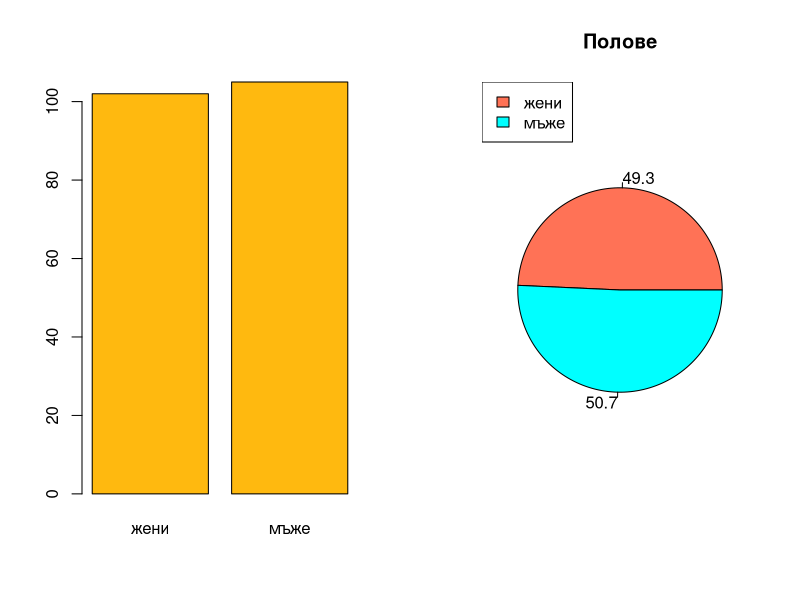
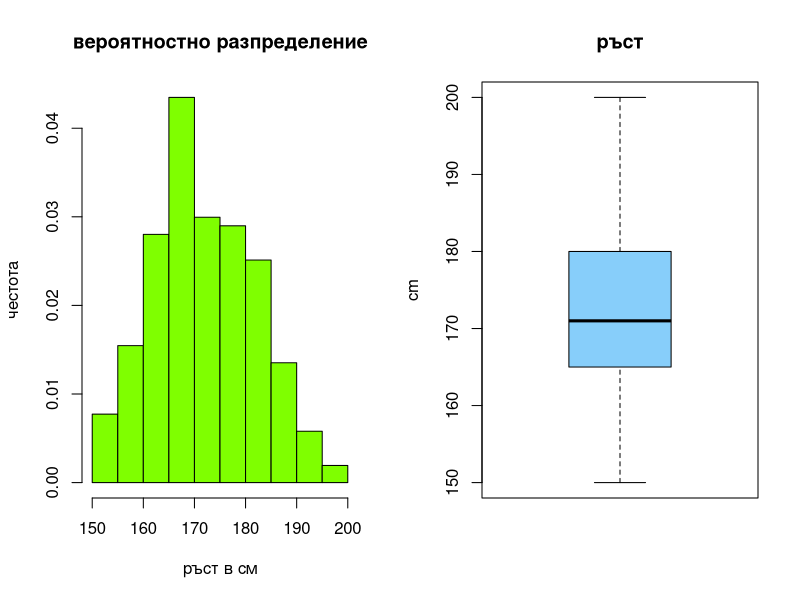
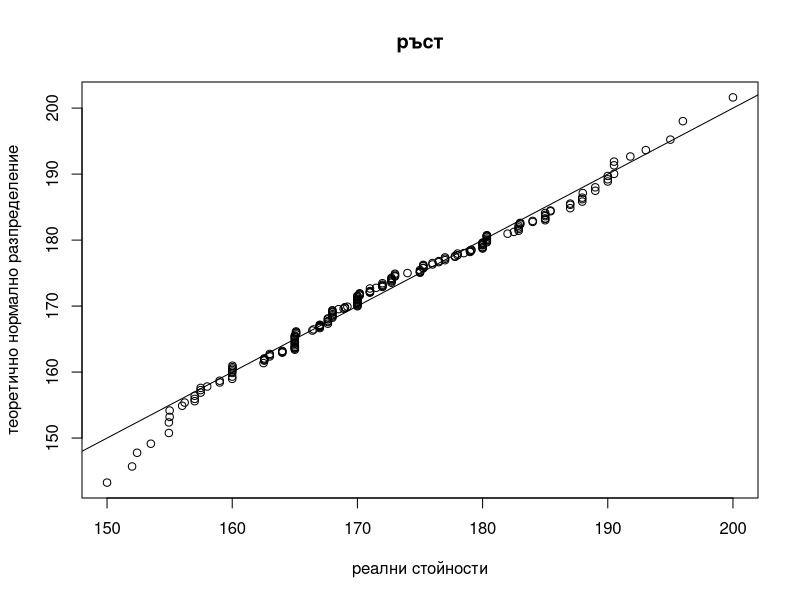
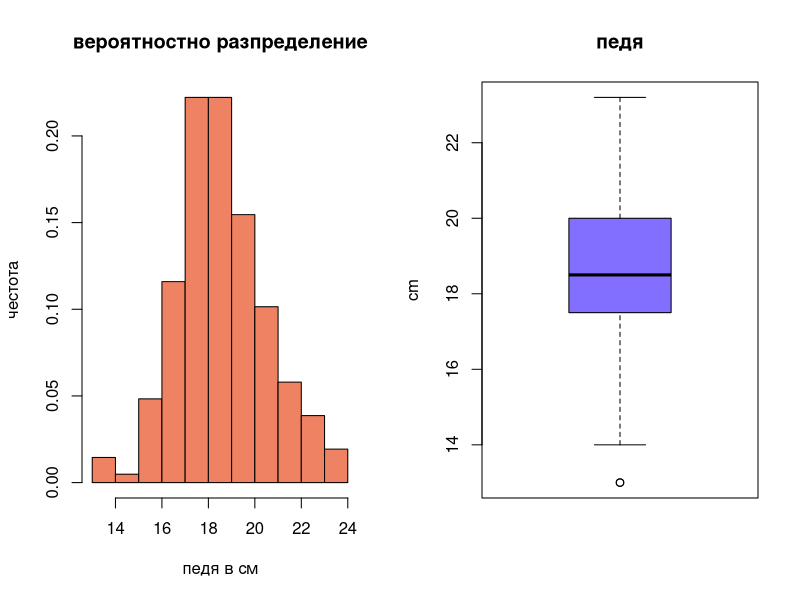
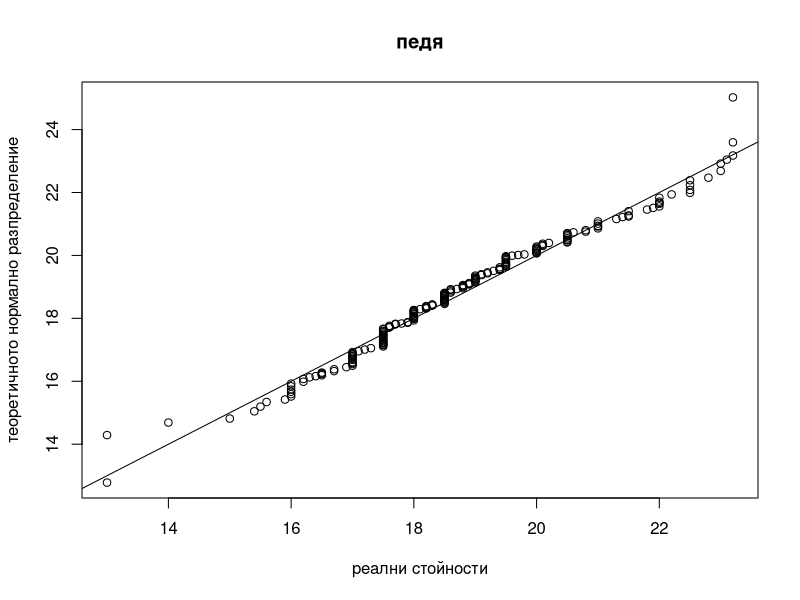
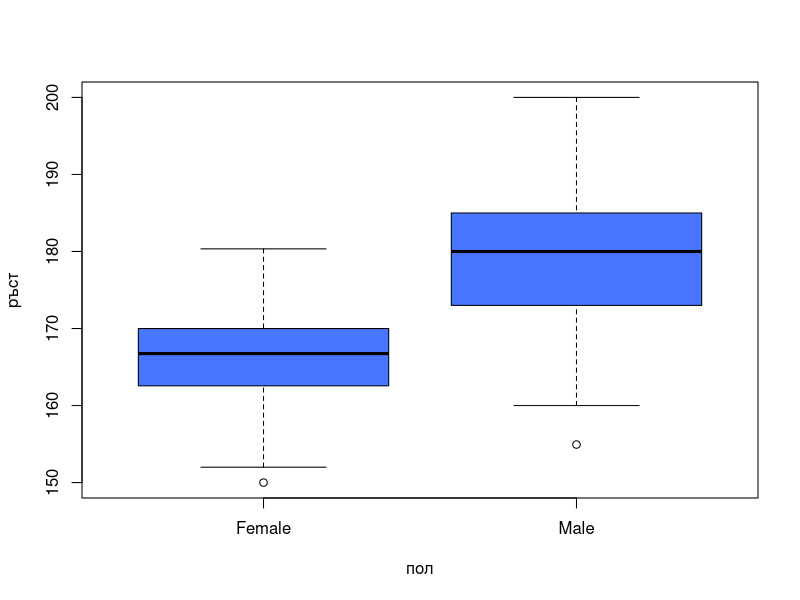
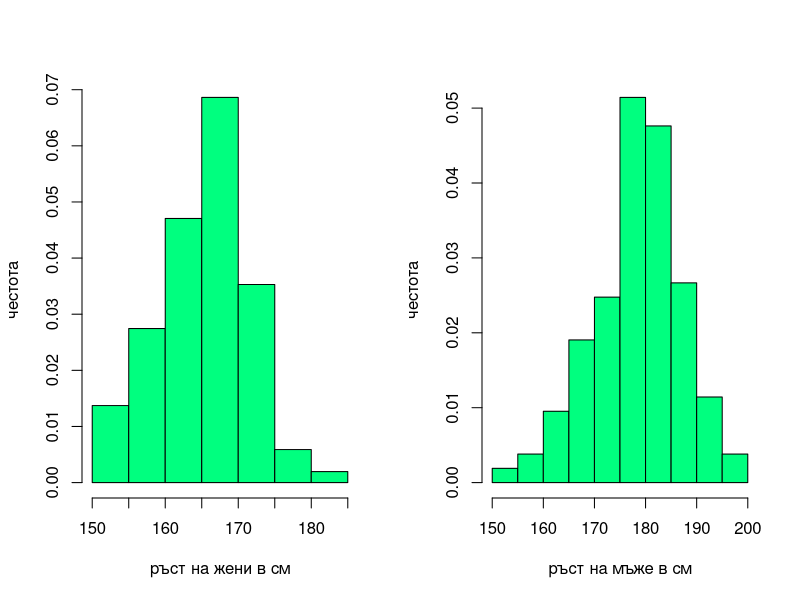
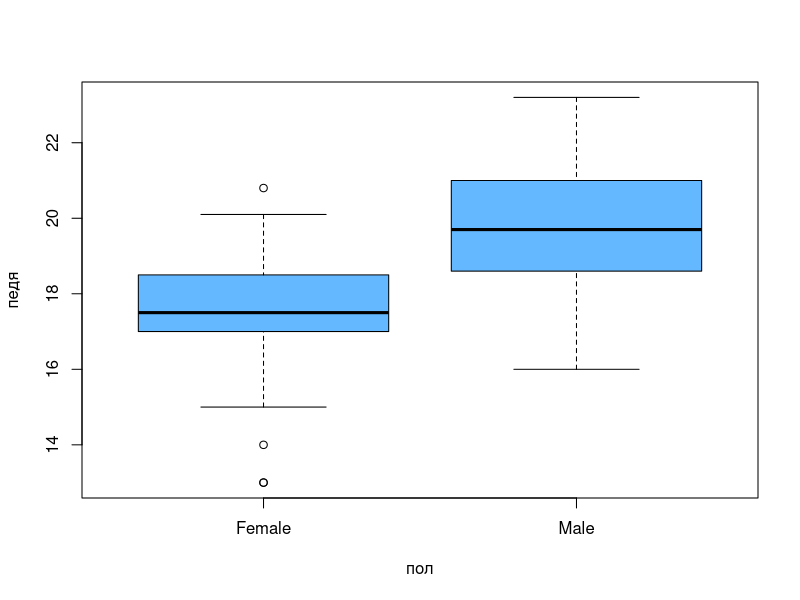

Here is the R script that generated these plots, in order:


# инсталиране на пакета от данни
install.packages("MASS")

# зареждане на пакета от данни
library("MASS")

# извличане на данните само от желаните колони
columns_to_keep <- c("Sex", "Wr.Hnd", "Height")

mydata <- survey[columns_to_keep]

mydata <- subset(mydata, !is.na(mydata$Sex) & 
                        !is.na(mydata$Wr.Hnd) & 
                        !is.na(mydata$Height))

# преименуваме колоната за дължината на дланта
colnames(mydata)[2] <- "Handspan"

# записваме данните в csv файл
write.csv(mydata, 'D:\\mydata.csv', row.names = FALSE)

# 2. Изследване на променливите поотделно
# 2.1. пол, категорийна номинална
    summary(mydata$Sex)

    par(mfrow = c(1, 2))
        table_sex <- table(mydata$Sex)
        percents <- round(100*table_sex / sum(table_sex), 1)
        colors <- c("coral1", "cyan1")

        barplot(table_sex, names.arg = c("жени", "мъже"), col = "darkgoldenrod1")

        pie(x = table_sex, main = "Полове", labels = percents, col = colors)
        legend(x = "topleft", legend = c("жени", "мъже"), cex = 1, fill = colors)
    par(mfrow = c(1, 1))

# 2.2. ръст, числова непрекъсната
    par(mfrow = c(1, 2))
        # хистограма
        hist(mydata$Height, main = "вероятностно разпределение", 
            xlab = "ръст в см", ylab = "честота",
            col = "chartreuse1", prob = TRUE)

        # boxplot
        boxplot(mydata$Height, main = "ръст", ylab = "cm", col = "lightskyblue")
    par(mfrow = c(1, 1))

    # qqplot
    set.seed(9504)
    height_normal_distrib <- rnorm(n = 1000, mean = mean(mydata$Height), sd = sd(mydata$Height))

    qqplot(mydata$Height, height_normal_distrib, main = "ръст", 
            xlab = "реални стойности", ylab = "теоретично нормално разпределение")
    abline(a = 0, b = 1)

    # ниво на съгласие
    alpha <- 0.05

    # тест за нормално разпределение
    shapiro.test(mydata$Height) 
        # p-value = 0.08102 > 0.05 = alpha

    # имаме нормално разпределение
    # локация
    round(mean(mydata$Height), 3)
        # 172.385
    # дисперсия
    round(sd(mydata$Height), 3)
        # 9.895

# 2.3. педя, числова непрекъсната
    par(mfrow = c(1, 2))
        # хистограма
        hist(mydata$Handspan, main = "вероятностно разпределение", xlab = "педя в см", ylab = "честота",
        col = "salmon2", prob = TRUE)

        # boxplot
        boxplot(mydata$Handspan, main = "педя", ylab = "cm", col = "slateblue1")
    par(mfrow = c(1, 1))

    # qqplot
    set.seed(734)
    handspan_normal_distrib <- rnorm(n = 1000, mean = mean(mydata$Handspan), sd = sd(mydata$Handspan))

    qqplot(mydata$Handspan, handspan_normal_distrib, main = "педя", 
            xlab = "реални стойности", ylab = "теоретичното нормално разпределение")
    abline(a = 0, b = 1)

    # ниво на съгласие
    alpha <- 0.05

    shapiro.test(mydata$Handspan) 
        # p-value = 0.003831 < 0.05 = alpha

    # нямаме нормално разпределение
    # локация
    round(median(mydata$Handspan), 3)
        # 18.5
    # дисперсия
    round(mad(mydata$Handspan), 3)
        # 1.483

# 3. Изследване на взаимодействия между променливите
# 3.1. категорийни обясняващи и числови зависими
    # 3.1.1. пол и ръст
        boxplot(mydata$Height ~ mydata$Sex,  
            xlab = "пол", ylab = "ръст", col = "royalblue1")

        fem_heights <- mydata$Height[which(mydata$Sex == 'Female')]
        male_heights <- mydata$Height[which(mydata$Sex == 'Male')]

        par(mfrow = c(1, 2))
            hist(fem_heights, main = "", xlab = "ръст на жени в см", ylab = "честота",
                col = "springgreen1", prob = TRUE)

            hist(male_heights, main = "", xlab = "ръст на мъже в см", ylab = "честота",
                col = "springgreen1", prob = TRUE)
        par(mfrow = c(1, 1))

        shapiro.test(fem_heights)  
            # p-value = 0.1313 > 0.05 = alpha

        shapiro.test(male_heights) 
            # p-value = 0.7162 > 0.05 = alpha

        # женския и мъжкия ръст са нормално разпределени

    # 3.1.2. пол и педя
        boxplot(mydata$Handspan ~ mydata$Sex, 
            xlab = "пол", ylab = "педя", col = "steelblue1")

        fem_handspan <- mydata$Handspan[which(mydata$Sex == 'Female')]
        male_handspan <- mydata$Handspan[which(mydata$Sex == 'Male')]

        par(mfrow = c(1, 2))
            hist(fem_handspan, main = "", xlab = "педя на жени в см", ylab = "честота",
                col = "olivedrab2", prob = TRUE)

            hist(male_handspan, main = "", xlab = "педя на мъже в см", ylab = "честота",
                col = "olivedrab2", prob = TRUE)
        par(mfrow = c(1, 1))

        shapiro.test(fem_handspan) 
            # p-value = 0.002367 < 0.05 = alpha

        shapiro.test(male_handspan) 
            # p-value = 0.06273 > 0.05 = alpha

        # педята на жените не е нормално разпределена, а мъжката е 

# 3.2. числови обясняващи и числови зависими
    fem_handspan <- mydata$Handspan[which(mydata$Sex == 'Female')]
    male_handspan <- mydata$Handspan[which(mydata$Sex == 'Male')]

    fem_heights <- mydata$Height[which(mydata$Sex == 'Female')]
    male_heights <- mydata$Height[which(mydata$Sex == 'Male')]

    plot(mydata$Handspan, mydata$Height, xlab = "педя", ylab = "ръст")
    abline(a = 80, b = 5, lwd = 1, col = "black")

    plot(fem_handspan, fem_heights, xlab = "педя на жени", ylab = "ръст на жени", col = "blue1")
    abline(a = 80, b = 5, lwd = 1, col = "black")

    plot(male_handspan, male_heights, xlab = "мъже", ylab = "ръст на мъже", col = "brown2")
    abline(a = 80, b = 5, lwd = 1, col = "black")

    # корелация
    rho <- round(cor(mydata$Handspan, mydata$Height, method = "spearman"), 3)
    rho_females <- round(cor(fem_handspan, fem_heights, method = "spearman"), digits = 3)
    rho_males <- round(cor(male_handspan, male_heights, method = "pearson"), digits = 3)

    abs(rho) # 0.646
    abs(rho_females) # 0.341
    abs(rho_males) # 0.385







